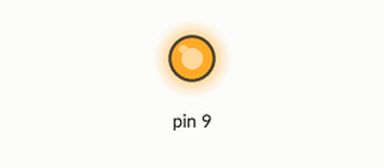
Recording of a sketch running on a simulated Arduino Uno, built with avr-gcc and run on an emulated ATmega328P. Parts: output pins drawn as LEDs (lit = HIGH).

Above: at 0.1 s.
Timing chart, 0 to 1.6 s (numbered marks = the images above):
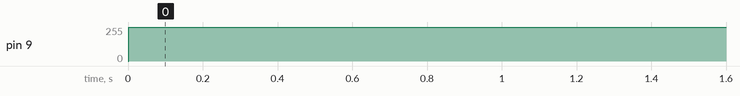

Measured:
- by itself, pin 9: 0/255 → 255/255 at 0.00 s

The sketch:

light_brightness.ino
```cpp
void setup() {
  pinMode(9, OUTPUT);
}
void loop() {
  for (int i = 0; i <= 255; i++){
  analogWrite(9, i);

    if (i == 255){
      delay(1000);
    }
  }
  for (int i = 255; i <= 5; i--){
  analogWrite(9, i);

  if (i == 5){
    delay(1000);
  }
}
}
```
